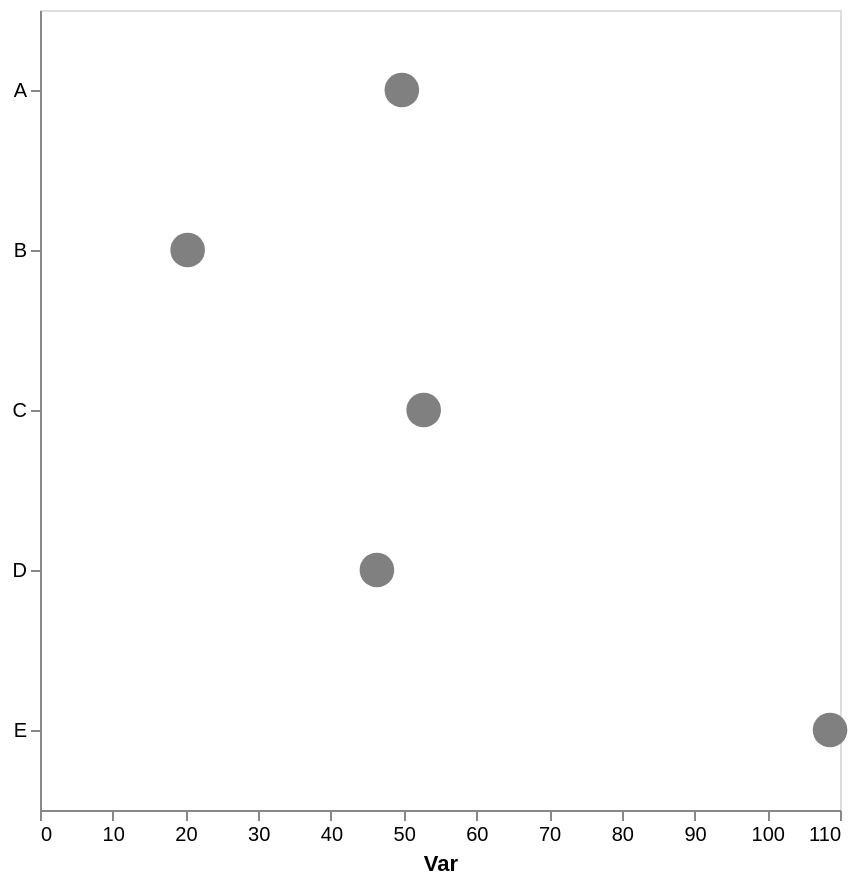

Here is the Vega-Lite specification saved for this chart:
### Vega-Lite specification from a JSON file in a GitHub repository (floating-point values rounded to 4 significant figures)
{"config": {"view": {"continuousWidth": 300, "continuousHeight": 300}, "axis": {"grid": false}, "bar": {"color": "gray"}}, "data": {"name": "data-932068e0002141876e47bbe6f71550ad"}, "mark": {"type": "point", "color": "gray", "filled": true, "size": 300}, "encoding": {"x": {"aggregate": "mean", "axis": {"title": "Var"}, "field": "var1", "type": "quantitative"}, "y": {"axis": {"title": null}, "field": "cat", "type": "nominal"}}, "height": 400, "width": 400, "$schema": "https://vega.github.io/schema/vega-lite/v5.17.0.json", "datasets": {"data-932068e0002141876e47bbe6f71550ad": [{"cat": "C", "var1": 49.11, "var2": 54.83}, {"cat": "A", "var1": 51.15, "var2": 44.38}, {"cat": "C", "var1": 41.94, "var2": 45.86}, {"cat": "E", "var1": 114.1, "var2": 52.71}, {"cat": "B", "var1": 20.3, "var2": 54.94}, {"cat": "D", "var1": 58.87, "var2": 41.52}, {"cat": "E", "var1": 90.47, "var2": 62.13}, {"cat": "A", "var1": 48.36, "var2": 35.84}, {"cat": "D", "var1": 33.78, "var2": 47.19}, {"cat": "C", "var1": 67.21, "var2": 52.86}, {"cat": "E", "var1": 107.0, "var2": 64.36}, {"cat": "E", "var1": 123.0, "var2": 63.23}]}}
